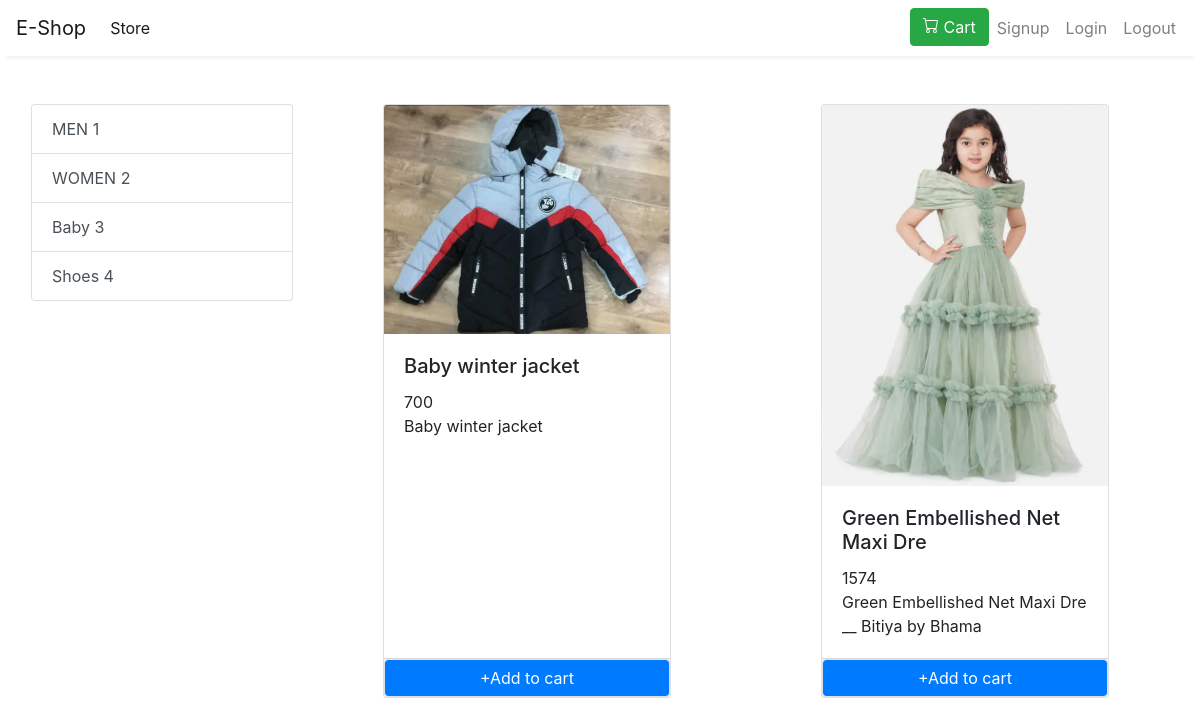
Screenshot of /?category=3 with the database file from the repository.
### store/models/category.py (models this page shows, shortened)
class Category(models.Model):
    name = models.CharField(max_length=20)
    @staticmethod
    def get_all_category():
        return Category.objects.all()

### store/models/product.py (models this page shows, shortened)
class Product(models.Model):
    name = models.CharField(max_length=30)
    price = models.IntegerField(default=100)
    category = models.ForeignKey( Category, on_delete = models.CASCADE, default = 1)
    description = models.CharField(max_length=500)
    image = models.ImageField(upload_to='uploads/products/')
    @staticmethod
    def get_all_products_by_categoryid(category_id):
        if category_id:
            return Product.objects.filter(category = category_id)
        else:
            return Product.get_all_products()

### store/views.py (the view, shortened to what this page needs)
# urls.py: path('', views.index, name='index'),
def index(request):
    if request.method == 'GET':
        data = {}
        cart = request.session.get('cart')
        if not cart:
            cart = {}
        categories = Category.get_all_category()
        categoryID = request.GET.get('category')
        if categoryID:
            products = Product.get_all_products_by_categoryid(categoryID)
        else:
            products = Product.get_all_products()
        data['products'] = products
        data['categories'] = categories
        print('you are logged in as : ',request.session.get('email'))
        return render(request,'store/index.html',data)

### store/templates/store/index.html (shortened to what this page needs)
{% extends "base.html" %}
{% load cart %}
{% block body %}
  <div class="row mt-3 ml-3 mr-3">
    <div class="col-lg-3 mx-auto">
      <ul class="list-group">
        {% for category in categories %}
        <a href="/?category={{category.id}}" class="list-group-item list-group-item-action">{{category.name}} {{category.id}}</a>
        {% endfor %}
      </ul>
    </div>
    <div id="products" class="col-lg-9 mx-auto">
    <div class="row mb-4">
        {% for product in products %}
        <div class="card mx-auto mb-4" style="width: 18rem;">
          <img class="card-img-top" src = "{{product.image.url}}" alt="Card image cap">
          <div class="card-body">
            <h5 class="card-title">{{product.name}}</h5>
            <p class="card-text">{{product.price}}<br>{{product.description}}</p>
          </div>
          <div class="card-footer no-gutters p-0">
            {% if product|is_in_cart:request.session.cart %}
            <div class="row text-center no-gutters">
              <form action="/" class="col-2" method="post">
                {% csrf_token %}
                <input hidden type="text" name='product_id' value='{{product.id}}'>
                <input hidden type="text" name='remove' value='True'>
                <input type="submit" value=" - " class="btn btn-block btn-light">
              </form>
              <div class="text-center col">{{product|cart_quantity:request.session.cart}} in cart</div>
              <form action="/" class="col-2" method="post">
                {% csrf_token %}
                <input hidden type="text" name='product_id' value='{{product.id}}'>
                <input type="submit" value=" + " class="btn btn-block btn-light">
              </form>
            </div>
            {% else %}
            <form action="/" method="POST" class="btn-block">
              <input type="submit" class="float-right btn-block btn btn-primary border form-control" value="+Add to cart">
            </form>
            {% endif %}
          </div>
        </div>
        {% endfor %}
    </div>
    </div>
  </div>
{% endblock %}

### rows the page displays
Category: name "MEN", id "1"
Category: name "WOMEN", id "2"
Category: name "Baby", id "3"
Category: name "Shoes", id "4"
Product: image (picture), name "Baby winter jacket", price "700", description "Baby winter jacket"
Product: image (picture), name "Green Embellished Net Maxi Dre", price "1574", description "Green Embellished Net Maxi Dre __ Bitiya by Bhama"
